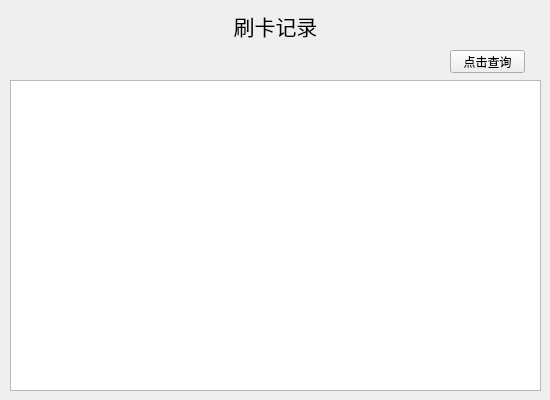
<?xml version="1.0" encoding="UTF-8"?>
<ui version="4.0">
 <class>InfoInquiry</class>
 <widget class="QWidget" name="InfoInquiry">
  <property name="geometry">
   <rect>
    <x>0</x>
    <y>0</y>
    <width>550</width>
    <height>400</height>
   </rect>
  </property>
  <property name="windowTitle">
   <string>InfoInquiry</string>
  </property>
  <widget class="QWidget" name="widget" native="true">
   <property name="geometry">
    <rect>
     <x>10</x>
     <y>10</y>
     <width>531</width>
     <height>381</height>
    </rect>
   </property>
   <widget class="QLabel" name="label">
    <property name="geometry">
     <rect>
      <x>0</x>
      <y>0</y>
      <width>531</width>
      <height>31</height>
     </rect>
    </property>
    <property name="font">
     <font>
      <family>楷体</family>
      <pointsize>16</pointsize>
     </font>
    </property>
    <property name="text">
     <string>刷卡记录</string>
    </property>
    <property name="alignment">
     <set>Qt::AlignCenter</set>
    </property>
   </widget>
   <widget class="QTextEdit" name="textEdit">
    <property name="geometry">
     <rect>
      <x>0</x>
      <y>70</y>
      <width>531</width>
      <height>311</height>
     </rect>
    </property>
   </widget>
   <widget class="QPushButton" name="pushButton">
    <property name="geometry">
     <rect>
      <x>440</x>
      <y>40</y>
      <width>75</width>
      <height>23</height>
     </rect>
    </property>
    <property name="text">
     <string>点击查询</string>
    </property>
   </widget>
  </widget>
 </widget>
 <resources/>
 <connections/>
</ui>
